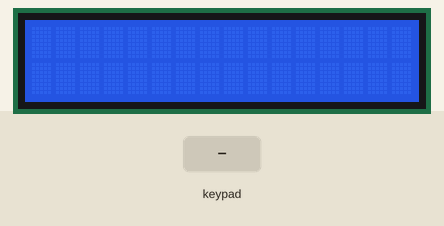
Simulated run of this sketch. Board: Arduino Uno, built with avr-gcc and run on an emulated ATmega328P. Shown: 16×2 character LCD. Inputs (shaded band) come from the test bench. What the sketch prints to the serial monitor is not drawn.

Above: at 1.2 s.
1.3 s: keypad keys 2 3 4 5 A pressed 0.4 s apart
At 3.6 s:
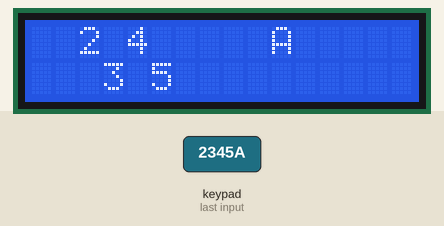
4.8 s: key 'B' pressed
At 6.0 s:
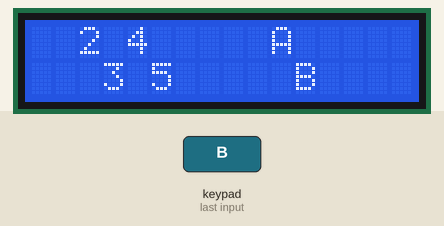
6.3 s: key 'C' pressed
At 7.2 s:
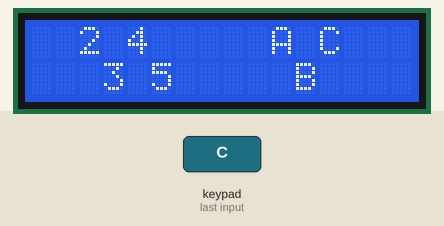
7.8 s: keypad keys 2 3 4 5 D pressed 0.4 s apart
At 9.7 s:
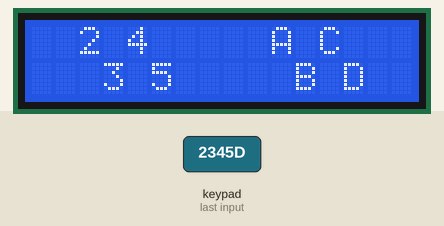
11.3 s: key 'F' pressed
At 12.2 s:
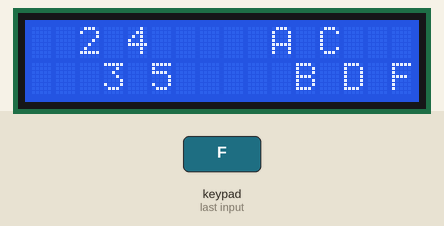
12.8 s: key 'E' pressed
At 13.4 s:
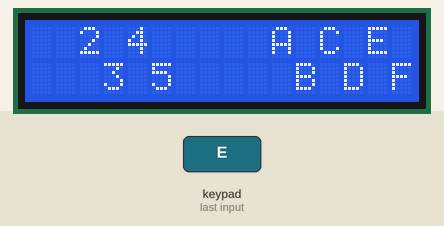
Timing chart, 0 to 15.3 s (numbered marks = the images above; inputs shaded):
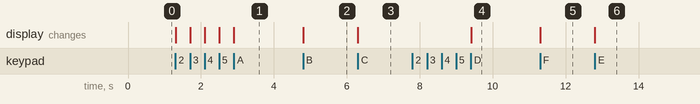

The sketch:

sketch_jun10a.ino
```cpp
#include <Keypad.h>
#include <LiquidCrystal.h>

const int rs = 6, en = 7, d4 = 10, d5 = 11, d6 = 12, d7 = 13;
LiquidCrystal lcd(rs, en, d4, d5, d6, d7);

const byte ROWS = 4;
const byte COLS = 4;

char hexaKeys[ROWS][COLS] = {
  {'1','2','3','A'},
  {'4','5','6','B'},
  {'7','8','9','C'},
  {'F','0','E','D'}
};

byte rowPins[ROWS] = {2, 3, 4, 5};
byte colPins[COLS] = {A2, A3, A4, A5};

Keypad customKeypad = Keypad(makeKeymap(hexaKeys), rowPins, colPins, ROWS, COLS);

String hexMap = "0123456789ABCDEF";

void setup() {
  lcd.begin(16, 2);
  lcd.clear();
  Serial.begin(9600);
}

void loop() {
  char key = customKeypad.getKey();

  if (key != NO_KEY) {
    key = toupper(key);
    int index = hexMap.indexOf(key);

    if (index != -1) {
      int col = index;
      int row = (index % 2 == 0) ? 0 : 1;

      lcd.setCursor(col, row);
      lcd.print(key);
      Serial.print(key);
    }
  }
}
```

Measured:
- after the input at 1.3 s, the display: first changes at once (image 1 shows a later state)
- after the input at 4.8 s, the display: changes at once (image 2)
- after the input at 6.3 s, the display: changes at once (image 3)
- after the input at 7.8 s, the display: changes after 1.6 s (image 4)
- after the input at 11.3 s, the display: changes at once (image 5)
- after the input at 12.8 s, the display: changes at once (image 6)
